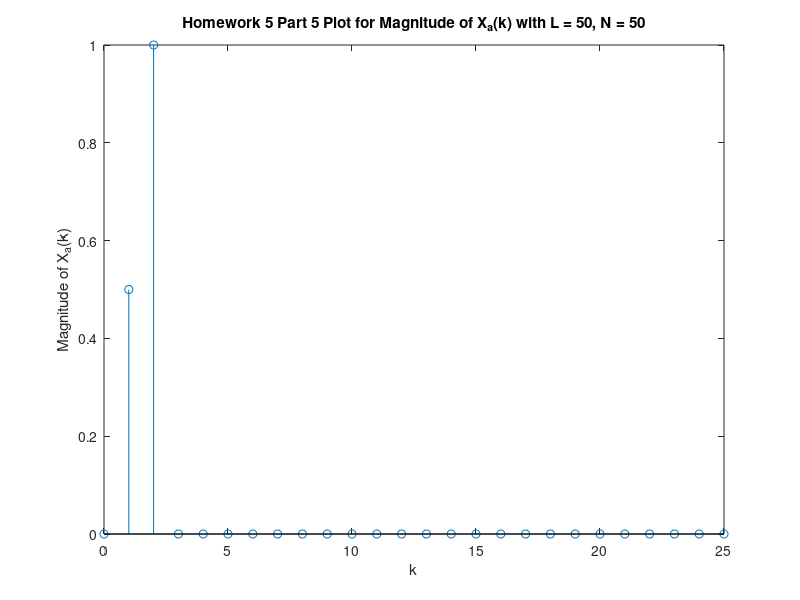
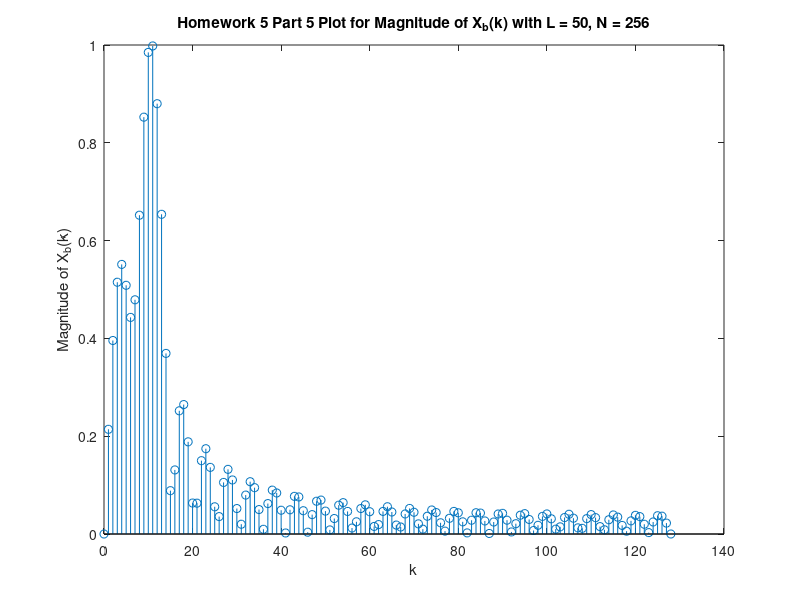
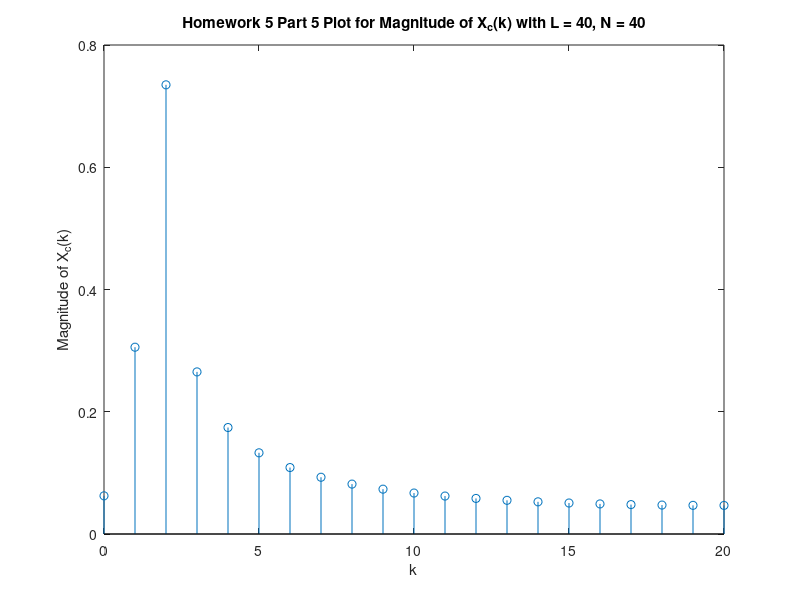
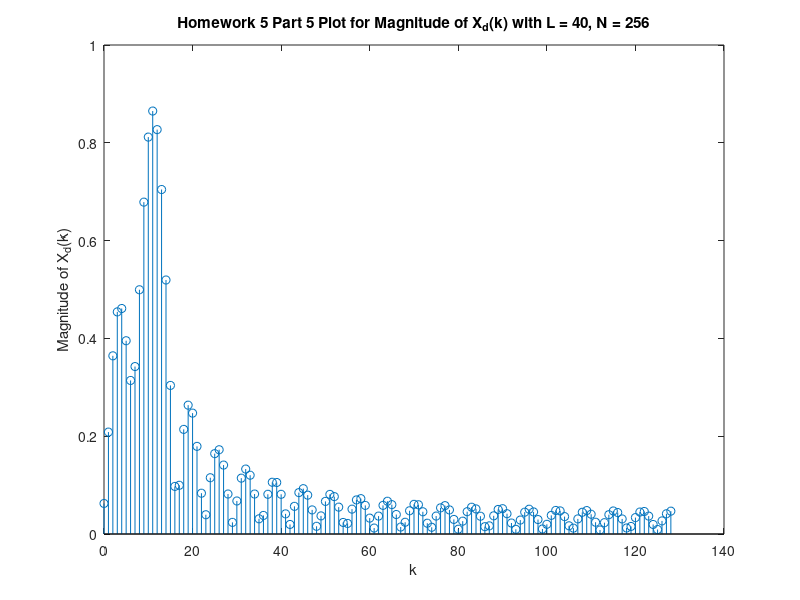

These figures' MATLAB source, in order:
%Author: Brian Wilcox
%Class: EECE 5666
%Date: 1/31/2017
%Homework #5 Problem 5
%Part a 
%Define the time region
L = 50;
%Define Sample Frequency
FS = 100;
%Define time region
n = 0:1:L-1;
%Compute the Sampled signal from the aliased signal
x = sin(4*pi/FS.*n) + 2*cos(8*pi/FS.*n);
%Take the subset of values for part c and part d
x_cd = x(1:40);

%Part a
%Compute the Fourier Transform
Xa = fft(x, L);
%Define the k value region for the DFT
ka = 0:1:25;
figure(1);
stem(ka,1/L*abs(Xa(1:L/2+1)))
xlabel('k');
ylabel('Magnitude of X_a(k)');
title('Homework 5 Part 5 Plot for Magnitude of X_a(k) with L = 50, N = 50');

%Part b
%Compute the Fourier Transform
Xb = fft(x, 256);
%Define the k value region for the DFT
kb = 0:1:128;
figure(2);
stem(kb,1/L*abs(Xb(1:129)))
xlabel('k');
ylabel('Magnitude of X_b(k)');
title('Homework 5 Part 5 Plot for Magnitude of X_b(k) with L = 50, N = 256');

%Part c
%Compute the Fourier Transform
Xc = fft(x_cd, 40);
%Define the k value region for the DFT
kc = 0:1:20;
figure(3);
stem(kc,1/L*abs(Xc(1:21)))
xlabel('k');
ylabel('Magnitude of X_c(k)');
title('Homework 5 Part 5 Plot for Magnitude of X_c(k) with L = 40, N = 40');

%Part d
%Compute the Fourier Transform
Xd = fft(x_cd, 256);
%Define the k value region for the DFT
kd = 0:1:128;
figure(4);
stem(kd,1/L*abs(Xd(1:129)))
xlabel('k');
ylabel('Magnitude of X_d(k)');
title('Homework 5 Part 5 Plot for Magnitude of X_d(k) with L = 40, N = 256');